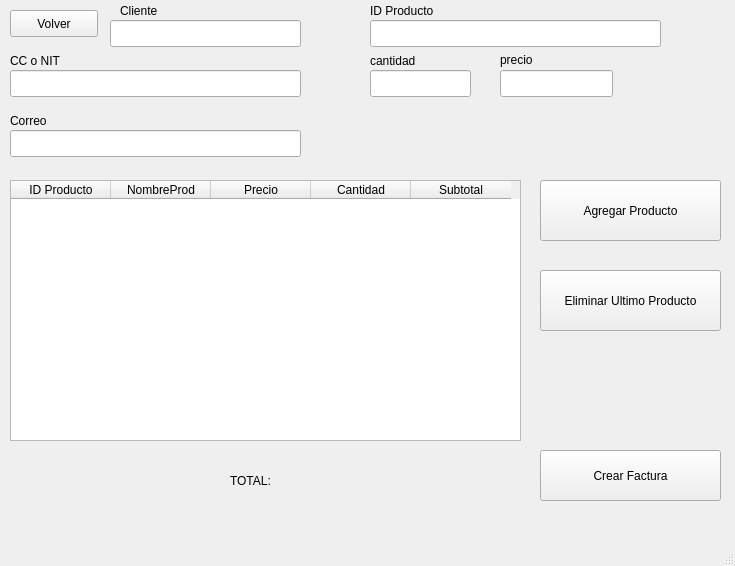
<?xml version="1.0" encoding="UTF-8"?>
<ui version="4.0">
 <class>MainWindow</class>
 <widget class="QMainWindow" name="MainWindow">
  <property name="geometry">
   <rect>
    <x>0</x>
    <y>0</y>
    <width>735</width>
    <height>566</height>
   </rect>
  </property>
  <property name="windowTitle">
   <string>MainWindow</string>
  </property>
  <widget class="QWidget" name="centralwidget">
   <widget class="QStackedWidget" name="stackedWidget">
    <property name="geometry">
     <rect>
      <x>0</x>
      <y>0</y>
      <width>731</width>
      <height>541</height>
     </rect>
    </property>
    <property name="currentIndex">
     <number>1</number>
    </property>
    <widget class="QWidget" name="page">
     <widget class="QLabel" name="label_title">
      <property name="geometry">
       <rect>
        <x>200</x>
        <y>170</y>
        <width>351</width>
        <height>51</height>
       </rect>
      </property>
      <property name="text">
       <string>&lt;!DOCTYPE HTML PUBLIC &quot;-//W3C//DTD HTML 4.0//EN&quot; &quot;http://www.w3.org/TR/REC-html40/strict.dtd&quot;&gt;
&lt;html&gt;&lt;head&gt;&lt;meta name=&quot;qrichtext&quot; content=&quot;1&quot; /&gt;&lt;style type=&quot;text/css&quot;&gt;
p, li { white-space: pre-wrap; }
&lt;/style&gt;&lt;/head&gt;&lt;body style=&quot; font-family:'Ubuntu Sans'; font-size:11pt; font-weight:400; font-style:normal;&quot;&gt;
&lt;p align=&quot;center&quot; style=&quot; margin-top:0px; margin-bottom:0px; margin-left:0px; margin-right:0px; -qt-block-indent:0; text-indent:0px;&quot;&gt;&lt;span style=&quot; font-size:20pt;&quot;&gt;Prueba Facturas&lt;/span&gt;&lt;/p&gt;&lt;/body&gt;&lt;/html&gt;</string>
      </property>
     </widget>
     <widget class="QLabel" name="background">
      <property name="geometry">
       <rect>
        <x>-5</x>
        <y>-12</y>
        <width>741</width>
        <height>561</height>
       </rect>
      </property>
      <property name="text">
       <string>&lt;html&gt;&lt;head/&gt;&lt;body&gt;&lt;p&gt;&lt;img src=&quot;:/back/images/v960-ning-31.jpg&quot;/&gt;&lt;/p&gt;&lt;/body&gt;&lt;/html&gt;</string>
      </property>
     </widget>
     <widget class="QPushButton" name="button_newBill">
      <property name="geometry">
       <rect>
        <x>140</x>
        <y>250</y>
        <width>191</width>
        <height>51</height>
       </rect>
      </property>
      <property name="text">
       <string>Crear Factura</string>
      </property>
     </widget>
     <widget class="QPushButton" name="button_updateStock">
      <property name="geometry">
       <rect>
        <x>370</x>
        <y>250</y>
        <width>261</width>
        <height>51</height>
       </rect>
      </property>
      <property name="text">
       <string>Actualizar Inventario</string>
      </property>
     </widget>
     <zorder>background</zorder>
     <zorder>label_title</zorder>
     <zorder>button_updateStock</zorder>
     <zorder>button_newBill</zorder>
    </widget>
    <widget class="QWidget" name="bills">
     <widget class="QLabel" name="background2">
      <property name="geometry">
       <rect>
        <x>0</x>
        <y>0</y>
        <width>741</width>
        <height>541</height>
       </rect>
      </property>
      <property name="text">
       <string>&lt;html&gt;&lt;head/&gt;&lt;body&gt;&lt;p&gt;&lt;img src=&quot;:/back/images/v960-ning-31.jpg&quot;/&gt;&lt;/p&gt;&lt;/body&gt;&lt;/html&gt;</string>
      </property>
     </widget>
     <widget class="QPushButton" name="button_createBill">
      <property name="geometry">
       <rect>
        <x>540</x>
        <y>450</y>
        <width>181</width>
        <height>51</height>
       </rect>
      </property>
      <property name="text">
       <string>Crear Factura</string>
      </property>
     </widget>
     <widget class="QLabel" name="label_clientBill">
      <property name="geometry">
       <rect>
        <x>120</x>
        <y>0</y>
        <width>201</width>
        <height>21</height>
       </rect>
      </property>
      <property name="text">
       <string>Cliente</string>
      </property>
     </widget>
     <widget class="QLabel" name="label_idClientBill">
      <property name="geometry">
       <rect>
        <x>10</x>
        <y>50</y>
        <width>131</width>
        <height>21</height>
       </rect>
      </property>
      <property name="text">
       <string>CC o NIT</string>
      </property>
     </widget>
     <widget class="QLabel" name="label_idProdBill">
      <property name="geometry">
       <rect>
        <x>370</x>
        <y>0</y>
        <width>111</width>
        <height>21</height>
       </rect>
      </property>
      <property name="text">
       <string>ID Producto</string>
      </property>
     </widget>
     <widget class="QLabel" name="label_quantityBill">
      <property name="geometry">
       <rect>
        <x>370</x>
        <y>50</y>
        <width>111</width>
        <height>21</height>
       </rect>
      </property>
      <property name="text">
       <string>cantidad</string>
      </property>
     </widget>
     <widget class="QLabel" name="label_emailBill">
      <property name="geometry">
       <rect>
        <x>10</x>
        <y>110</y>
        <width>131</width>
        <height>21</height>
       </rect>
      </property>
      <property name="text">
       <string>Correo</string>
      </property>
     </widget>
     <widget class="QPushButton" name="button_addProdBill">
      <property name="geometry">
       <rect>
        <x>540</x>
        <y>180</y>
        <width>181</width>
        <height>61</height>
       </rect>
      </property>
      <property name="text">
       <string>Agregar Producto</string>
      </property>
     </widget>
     <widget class="QTableWidget" name="tableBill">
      <property name="geometry">
       <rect>
        <x>10</x>
        <y>180</y>
        <width>511</width>
        <height>261</height>
       </rect>
      </property>
      <column>
       <property name="text">
        <string>ID Producto</string>
       </property>
      </column>
      <column>
       <property name="text">
        <string>NombreProd</string>
       </property>
      </column>
      <column>
       <property name="text">
        <string>Precio</string>
       </property>
      </column>
      <column>
       <property name="text">
        <string>Cantidad</string>
       </property>
      </column>
      <column>
       <property name="text">
        <string>Subtotal</string>
       </property>
      </column>
     </widget>
     <widget class="QPushButton" name="button_deleteProdBill">
      <property name="geometry">
       <rect>
        <x>540</x>
        <y>270</y>
        <width>181</width>
        <height>61</height>
       </rect>
      </property>
      <property name="text">
       <string>Eliminar Ultimo Producto</string>
      </property>
     </widget>
     <widget class="QPushButton" name="button_backBill">
      <property name="geometry">
       <rect>
        <x>10</x>
        <y>10</y>
        <width>88</width>
        <height>27</height>
       </rect>
      </property>
      <property name="text">
       <string>Volver</string>
      </property>
     </widget>
     <widget class="QLineEdit" name="input_CCBill">
      <property name="geometry">
       <rect>
        <x>10</x>
        <y>70</y>
        <width>291</width>
        <height>27</height>
       </rect>
      </property>
     </widget>
     <widget class="QLineEdit" name="input_emailBill">
      <property name="geometry">
       <rect>
        <x>10</x>
        <y>130</y>
        <width>291</width>
        <height>27</height>
       </rect>
      </property>
     </widget>
     <widget class="QLineEdit" name="input_nameCLientBill">
      <property name="geometry">
       <rect>
        <x>110</x>
        <y>20</y>
        <width>191</width>
        <height>27</height>
       </rect>
      </property>
     </widget>
     <widget class="QLineEdit" name="input_idProdBill">
      <property name="geometry">
       <rect>
        <x>370</x>
        <y>20</y>
        <width>291</width>
        <height>27</height>
       </rect>
      </property>
     </widget>
     <widget class="QLineEdit" name="input_quantityBill">
      <property name="geometry">
       <rect>
        <x>370</x>
        <y>70</y>
        <width>101</width>
        <height>27</height>
       </rect>
      </property>
     </widget>
     <widget class="QLineEdit" name="input_priceBill">
      <property name="geometry">
       <rect>
        <x>500</x>
        <y>70</y>
        <width>113</width>
        <height>27</height>
       </rect>
      </property>
     </widget>
     <widget class="QLabel" name="label_priceBill">
      <property name="geometry">
       <rect>
        <x>500</x>
        <y>50</y>
        <width>66</width>
        <height>19</height>
       </rect>
      </property>
      <property name="text">
       <string>precio</string>
      </property>
     </widget>
     <widget class="QLabel" name="label_TOTAL">
      <property name="geometry">
       <rect>
        <x>230</x>
        <y>460</y>
        <width>91</width>
        <height>41</height>
       </rect>
      </property>
      <property name="text">
       <string>TOTAL:</string>
      </property>
     </widget>
     <widget class="QLabel" name="label_valTotRES">
      <property name="geometry">
       <rect>
        <x>335</x>
        <y>458</y>
        <width>161</width>
        <height>41</height>
       </rect>
      </property>
      <property name="text">
       <string/>
      </property>
     </widget>
    </widget>
    <widget class="QWidget" name="stock">
     <widget class="QLabel" name="background3">
      <property name="geometry">
       <rect>
        <x>0</x>
        <y>0</y>
        <width>731</width>
        <height>551</height>
       </rect>
      </property>
      <property name="text">
       <string>&lt;html&gt;&lt;head/&gt;&lt;body&gt;&lt;p&gt;&lt;img src=&quot;:/back/images/v960-ning-31.jpg&quot;/&gt;&lt;/p&gt;&lt;/body&gt;&lt;/html&gt;</string>
      </property>
     </widget>
     <widget class="QPushButton" name="button_searchItemStock">
      <property name="geometry">
       <rect>
        <x>210</x>
        <y>90</y>
        <width>151</width>
        <height>41</height>
       </rect>
      </property>
      <property name="text">
       <string>Buscar</string>
      </property>
     </widget>
     <widget class="QLabel" name="label_searchItemStock">
      <property name="geometry">
       <rect>
        <x>20</x>
        <y>60</y>
        <width>251</width>
        <height>19</height>
       </rect>
      </property>
      <property name="text">
       <string>Ingrese codigo de producto</string>
      </property>
     </widget>
     <widget class="QLabel" name="label_newProduct">
      <property name="geometry">
       <rect>
        <x>70</x>
        <y>230</y>
        <width>171</width>
        <height>41</height>
       </rect>
      </property>
      <property name="text">
       <string>Crear Nuevo Producto</string>
      </property>
     </widget>
     <widget class="QLabel" name="label_updateStock">
      <property name="geometry">
       <rect>
        <x>540</x>
        <y>230</y>
        <width>101</width>
        <height>41</height>
       </rect>
      </property>
      <property name="text">
       <string>Actualizar</string>
      </property>
     </widget>
     <widget class="QLabel" name="label_idAddProdStock">
      <property name="geometry">
       <rect>
        <x>20</x>
        <y>280</y>
        <width>51</width>
        <height>19</height>
       </rect>
      </property>
      <property name="text">
       <string>Id prod</string>
      </property>
     </widget>
     <widget class="QLabel" name="label_nameNewProdStock">
      <property name="geometry">
       <rect>
        <x>20</x>
        <y>320</y>
        <width>61</width>
        <height>21</height>
       </rect>
      </property>
      <property name="text">
       <string>Nombre</string>
      </property>
     </widget>
     <widget class="QLabel" name="label_priceNewProdStock">
      <property name="geometry">
       <rect>
        <x>20</x>
        <y>360</y>
        <width>66</width>
        <height>19</height>
       </rect>
      </property>
      <property name="text">
       <string>Precio</string>
      </property>
     </widget>
     <widget class="QLabel" name="label_quantityUpdateStock">
      <property name="geometry">
       <rect>
        <x>325</x>
        <y>280</y>
        <width>141</width>
        <height>20</height>
       </rect>
      </property>
      <property name="text">
       <string>cantidad a agregar</string>
      </property>
     </widget>
     <widget class="QLabel" name="label_codeAddStock">
      <property name="geometry">
       <rect>
        <x>330</x>
        <y>320</y>
        <width>121</width>
        <height>19</height>
       </rect>
      </property>
      <property name="text">
       <string>Id prod</string>
      </property>
     </widget>
     <widget class="QPushButton" name="button_createItemStock">
      <property name="geometry">
       <rect>
        <x>60</x>
        <y>420</y>
        <width>211</width>
        <height>51</height>
       </rect>
      </property>
      <property name="text">
       <string>Crear Producto</string>
      </property>
     </widget>
     <widget class="QPushButton" name="button_updateStock_2">
      <property name="geometry">
       <rect>
        <x>470</x>
        <y>420</y>
        <width>231</width>
        <height>51</height>
       </rect>
      </property>
      <property name="text">
       <string>Actualizar inventario</string>
      </property>
     </widget>
     <widget class="QTableWidget" name="table_searchItemStock">
      <property name="geometry">
       <rect>
        <x>20</x>
        <y>130</y>
        <width>511</width>
        <height>81</height>
       </rect>
      </property>
      <column>
       <property name="text">
        <string>Producto</string>
       </property>
      </column>
      <column>
       <property name="text">
        <string>Cantidad</string>
       </property>
      </column>
      <column>
       <property name="text">
        <string>Precio</string>
       </property>
      </column>
     </widget>
     <widget class="QPushButton" name="button_backStock">
      <property name="geometry">
       <rect>
        <x>20</x>
        <y>20</y>
        <width>88</width>
        <height>27</height>
       </rect>
      </property>
      <property name="text">
       <string>Volver</string>
      </property>
     </widget>
     <widget class="QLineEdit" name="input_searchStock">
      <property name="geometry">
       <rect>
        <x>20</x>
        <y>90</y>
        <width>181</width>
        <height>41</height>
       </rect>
      </property>
     </widget>
     <widget class="QLineEdit" name="input_idNewProdStock">
      <property name="geometry">
       <rect>
        <x>80</x>
        <y>270</y>
        <width>201</width>
        <height>27</height>
       </rect>
      </property>
     </widget>
     <widget class="QLineEdit" name="input_nameProdStock">
      <property name="geometry">
       <rect>
        <x>80</x>
        <y>310</y>
        <width>201</width>
        <height>27</height>
       </rect>
      </property>
     </widget>
     <widget class="QLineEdit" name="input_priceNewProdStock">
      <property name="geometry">
       <rect>
        <x>80</x>
        <y>350</y>
        <width>201</width>
        <height>27</height>
       </rect>
      </property>
     </widget>
     <widget class="QLineEdit" name="input_quantityAddProdStock">
      <property name="geometry">
       <rect>
        <x>460</x>
        <y>270</y>
        <width>251</width>
        <height>27</height>
       </rect>
      </property>
     </widget>
     <widget class="QLineEdit" name="input_idAddProdStock">
      <property name="geometry">
       <rect>
        <x>460</x>
        <y>310</y>
        <width>251</width>
        <height>27</height>
       </rect>
      </property>
     </widget>
    </widget>
   </widget>
  </widget>
  <widget class="QMenuBar" name="menubar">
   <property name="geometry">
    <rect>
     <x>0</x>
     <y>0</y>
     <width>735</width>
     <height>24</height>
    </rect>
   </property>
  </widget>
  <widget class="QStatusBar" name="statusbar"/>
 </widget>
 <resources>
  <include location="Images.qrc"/>
 </resources>
 <connections/>
</ui>
